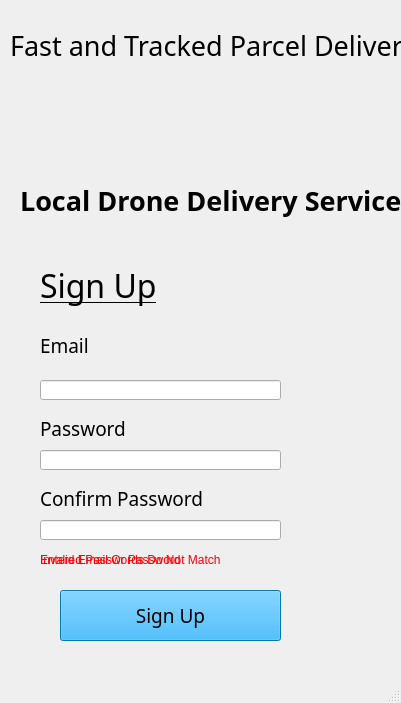
<?xml version="1.0" encoding="UTF-8"?>
<ui version="4.0">
 <class>SignUp</class>
 <widget class="QMainWindow" name="SignUp">
  <property name="geometry">
   <rect>
    <x>0</x>
    <y>0</y>
    <width>401</width>
    <height>703</height>
   </rect>
  </property>
  <property name="windowTitle">
   <string>MainWindow</string>
  </property>
  <property name="autoFillBackground">
   <bool>false</bool>
  </property>
  <property name="styleSheet">
   <string notr="true"/>
  </property>
  <widget class="QWidget" name="centralwidget">
   <property name="styleSheet">
    <string notr="true"/>
   </property>
   <widget class="QPushButton" name="signupButton">
    <property name="geometry">
     <rect>
      <x>60</x>
      <y>590</y>
      <width>221</width>
      <height>51</height>
     </rect>
    </property>
    <property name="palette">
     <palette>
      <active>
       <colorrole role="WindowText">
        <brush brushstyle="SolidPattern">
         <color alpha="255">
          <red>0</red>
          <green>0</green>
          <blue>0</blue>
         </color>
        </brush>
       </colorrole>
       <colorrole role="Button">
        <brush brushstyle="SolidPattern">
         <color alpha="255">
          <red>7</red>
          <green>168</green>
          <blue>255</blue>
         </color>
        </brush>
       </colorrole>
       <colorrole role="Light">
        <brush brushstyle="SolidPattern">
         <color alpha="255">
          <red>135</red>
          <green>213</green>
          <blue>255</blue>
         </color>
        </brush>
       </colorrole>
       <colorrole role="Midlight">
        <brush brushstyle="SolidPattern">
         <color alpha="255">
          <red>71</red>
          <green>190</green>
          <blue>255</blue>
         </color>
        </brush>
       </colorrole>
       <colorrole role="Dark">
        <brush brushstyle="SolidPattern">
         <color alpha="255">
          <red>3</red>
          <green>84</green>
          <blue>127</blue>
         </color>
        </brush>
       </colorrole>
       <colorrole role="Mid">
        <brush brushstyle="SolidPattern">
         <color alpha="255">
          <red>4</red>
          <green>112</green>
          <blue>170</blue>
         </color>
        </brush>
       </colorrole>
       <colorrole role="Text">
        <brush brushstyle="SolidPattern">
         <color alpha="255">
          <red>0</red>
          <green>0</green>
          <blue>0</blue>
         </color>
        </brush>
       </colorrole>
       <colorrole role="BrightText">
        <brush brushstyle="SolidPattern">
         <color alpha="255">
          <red>255</red>
          <green>255</green>
          <blue>255</blue>
         </color>
        </brush>
       </colorrole>
       <colorrole role="ButtonText">
        <brush brushstyle="SolidPattern">
         <color alpha="255">
          <red>0</red>
          <green>0</green>
          <blue>0</blue>
         </color>
        </brush>
       </colorrole>
       <colorrole role="Base">
        <brush brushstyle="SolidPattern">
         <color alpha="255">
          <red>255</red>
          <green>255</green>
          <blue>255</blue>
         </color>
        </brush>
       </colorrole>
       <colorrole role="Window">
        <brush brushstyle="SolidPattern">
         <color alpha="255">
          <red>7</red>
          <green>168</green>
          <blue>255</blue>
         </color>
        </brush>
       </colorrole>
       <colorrole role="Shadow">
        <brush brushstyle="SolidPattern">
         <color alpha="255">
          <red>0</red>
          <green>0</green>
          <blue>0</blue>
         </color>
        </brush>
       </colorrole>
       <colorrole role="AlternateBase">
        <brush brushstyle="SolidPattern">
         <color alpha="255">
          <red>131</red>
          <green>211</green>
          <blue>255</blue>
         </color>
        </brush>
       </colorrole>
       <colorrole role="ToolTipBase">
        <brush brushstyle="SolidPattern">
         <color alpha="255">
          <red>255</red>
          <green>255</green>
          <blue>220</blue>
         </color>
        </brush>
       </colorrole>
       <colorrole role="ToolTipText">
        <brush brushstyle="SolidPattern">
         <color alpha="255">
          <red>0</red>
          <green>0</green>
          <blue>0</blue>
         </color>
        </brush>
       </colorrole>
      </active>
      <inactive>
       <colorrole role="WindowText">
        <brush brushstyle="SolidPattern">
         <color alpha="255">
          <red>0</red>
          <green>0</green>
          <blue>0</blue>
         </color>
        </brush>
       </colorrole>
       <colorrole role="Button">
        <brush brushstyle="SolidPattern">
         <color alpha="255">
          <red>7</red>
          <green>168</green>
          <blue>255</blue>
         </color>
        </brush>
       </colorrole>
       <colorrole role="Light">
        <brush brushstyle="SolidPattern">
         <color alpha="255">
          <red>135</red>
          <green>213</green>
          <blue>255</blue>
         </color>
        </brush>
       </colorrole>
       <colorrole role="Midlight">
        <brush brushstyle="SolidPattern">
         <color alpha="255">
          <red>71</red>
          <green>190</green>
          <blue>255</blue>
         </color>
        </brush>
       </colorrole>
       <colorrole role="Dark">
        <brush brushstyle="SolidPattern">
         <color alpha="255">
          <red>3</red>
          <green>84</green>
          <blue>127</blue>
         </color>
        </brush>
       </colorrole>
       <colorrole role="Mid">
        <brush brushstyle="SolidPattern">
         <color alpha="255">
          <red>4</red>
          <green>112</green>
          <blue>170</blue>
         </color>
        </brush>
       </colorrole>
       <colorrole role="Text">
        <brush brushstyle="SolidPattern">
         <color alpha="255">
          <red>0</red>
          <green>0</green>
          <blue>0</blue>
         </color>
        </brush>
       </colorrole>
       <colorrole role="BrightText">
        <brush brushstyle="SolidPattern">
         <color alpha="255">
          <red>255</red>
          <green>255</green>
          <blue>255</blue>
         </color>
        </brush>
       </colorrole>
       <colorrole role="ButtonText">
        <brush brushstyle="SolidPattern">
         <color alpha="255">
          <red>0</red>
          <green>0</green>
          <blue>0</blue>
         </color>
        </brush>
       </colorrole>
       <colorrole role="Base">
        <brush brushstyle="SolidPattern">
         <color alpha="255">
          <red>255</red>
          <green>255</green>
          <blue>255</blue>
         </color>
        </brush>
       </colorrole>
       <colorrole role="Window">
        <brush brushstyle="SolidPattern">
         <color alpha="255">
          <red>7</red>
          <green>168</green>
          <blue>255</blue>
         </color>
        </brush>
       </colorrole>
       <colorrole role="Shadow">
        <brush brushstyle="SolidPattern">
         <color alpha="255">
          <red>0</red>
          <green>0</green>
          <blue>0</blue>
         </color>
        </brush>
       </colorrole>
       <colorrole role="AlternateBase">
        <brush brushstyle="SolidPattern">
         <color alpha="255">
          <red>131</red>
          <green>211</green>
          <blue>255</blue>
         </color>
        </brush>
       </colorrole>
       <colorrole role="ToolTipBase">
        <brush brushstyle="SolidPattern">
         <color alpha="255">
          <red>255</red>
          <green>255</green>
          <blue>220</blue>
         </color>
        </brush>
       </colorrole>
       <colorrole role="ToolTipText">
        <brush brushstyle="SolidPattern">
         <color alpha="255">
          <red>0</red>
          <green>0</green>
          <blue>0</blue>
         </color>
        </brush>
       </colorrole>
      </inactive>
      <disabled>
       <colorrole role="WindowText">
        <brush brushstyle="SolidPattern">
         <color alpha="255">
          <red>3</red>
          <green>84</green>
          <blue>127</blue>
         </color>
        </brush>
       </colorrole>
       <colorrole role="Button">
        <brush brushstyle="SolidPattern">
         <color alpha="255">
          <red>7</red>
          <green>168</green>
          <blue>255</blue>
         </color>
        </brush>
       </colorrole>
       <colorrole role="Light">
        <brush brushstyle="SolidPattern">
         <color alpha="255">
          <red>135</red>
          <green>213</green>
          <blue>255</blue>
         </color>
        </brush>
       </colorrole>
       <colorrole role="Midlight">
        <brush brushstyle="SolidPattern">
         <color alpha="255">
          <red>71</red>
          <green>190</green>
          <blue>255</blue>
         </color>
        </brush>
       </colorrole>
       <colorrole role="Dark">
        <brush brushstyle="SolidPattern">
         <color alpha="255">
          <red>3</red>
          <green>84</green>
          <blue>127</blue>
         </color>
        </brush>
       </colorrole>
       <colorrole role="Mid">
        <brush brushstyle="SolidPattern">
         <color alpha="255">
          <red>4</red>
          <green>112</green>
          <blue>170</blue>
         </color>
        </brush>
       </colorrole>
       <colorrole role="Text">
        <brush brushstyle="SolidPattern">
         <color alpha="255">
          <red>3</red>
          <green>84</green>
          <blue>127</blue>
         </color>
        </brush>
       </colorrole>
       <colorrole role="BrightText">
        <brush brushstyle="SolidPattern">
         <color alpha="255">
          <red>255</red>
          <green>255</green>
          <blue>255</blue>
         </color>
        </brush>
       </colorrole>
       <colorrole role="ButtonText">
        <brush brushstyle="SolidPattern">
         <color alpha="255">
          <red>3</red>
          <green>84</green>
          <blue>127</blue>
         </color>
        </brush>
       </colorrole>
       <colorrole role="Base">
        <brush brushstyle="SolidPattern">
         <color alpha="255">
          <red>7</red>
          <green>168</green>
          <blue>255</blue>
         </color>
        </brush>
       </colorrole>
       <colorrole role="Window">
        <brush brushstyle="SolidPattern">
         <color alpha="255">
          <red>7</red>
          <green>168</green>
          <blue>255</blue>
         </color>
        </brush>
       </colorrole>
       <colorrole role="Shadow">
        <brush brushstyle="SolidPattern">
         <color alpha="255">
          <red>0</red>
          <green>0</green>
          <blue>0</blue>
         </color>
        </brush>
       </colorrole>
       <colorrole role="AlternateBase">
        <brush brushstyle="SolidPattern">
         <color alpha="255">
          <red>7</red>
          <green>168</green>
          <blue>255</blue>
         </color>
        </brush>
       </colorrole>
       <colorrole role="ToolTipBase">
        <brush brushstyle="SolidPattern">
         <color alpha="255">
          <red>255</red>
          <green>255</green>
          <blue>220</blue>
         </color>
        </brush>
       </colorrole>
       <colorrole role="ToolTipText">
        <brush brushstyle="SolidPattern">
         <color alpha="255">
          <red>0</red>
          <green>0</green>
          <blue>0</blue>
         </color>
        </brush>
       </colorrole>
      </disabled>
     </palette>
    </property>
    <property name="font">
     <font>
      <family>Segoe UI Semilight</family>
      <pointsize>14</pointsize>
     </font>
    </property>
    <property name="acceptDrops">
     <bool>false</bool>
    </property>
    <property name="autoFillBackground">
     <bool>false</bool>
    </property>
    <property name="text">
     <string>Sign Up</string>
    </property>
   </widget>
   <widget class="QLabel" name="label">
    <property name="geometry">
     <rect>
      <x>40</x>
      <y>320</y>
      <width>181</width>
      <height>51</height>
     </rect>
    </property>
    <property name="font">
     <font>
      <family>Segoe UI Semilight</family>
      <pointsize>14</pointsize>
     </font>
    </property>
    <property name="text">
     <string>Email</string>
    </property>
   </widget>
   <widget class="QLabel" name="label_2">
    <property name="geometry">
     <rect>
      <x>40</x>
      <y>420</y>
      <width>131</width>
      <height>16</height>
     </rect>
    </property>
    <property name="font">
     <font>
      <family>Segoe UI Semilight</family>
      <pointsize>14</pointsize>
     </font>
    </property>
    <property name="text">
     <string>Password</string>
    </property>
   </widget>
   <widget class="QLabel" name="label_3">
    <property name="geometry">
     <rect>
      <x>10</x>
      <y>-10</y>
      <width>451</width>
      <height>111</height>
     </rect>
    </property>
    <property name="font">
     <font>
      <family>Segoe UI Semilight</family>
      <pointsize>20</pointsize>
      <weight>50</weight>
      <bold>false</bold>
     </font>
    </property>
    <property name="text">
     <string>Fast and Tracked Parcel Delivery</string>
    </property>
   </widget>
   <widget class="QLabel" name="label_4">
    <property name="geometry">
     <rect>
      <x>20</x>
      <y>170</y>
      <width>381</width>
      <height>61</height>
     </rect>
    </property>
    <property name="font">
     <font>
      <family>Segoe UI Semibold</family>
      <pointsize>20</pointsize>
      <weight>75</weight>
      <bold>true</bold>
     </font>
    </property>
    <property name="text">
     <string>Local Drone Delivery Service</string>
    </property>
   </widget>
   <widget class="QLineEdit" name="enterPassword">
    <property name="geometry">
     <rect>
      <x>40</x>
      <y>450</y>
      <width>241</width>
      <height>20</height>
     </rect>
    </property>
   </widget>
   <widget class="QLineEdit" name="enterEmail">
    <property name="geometry">
     <rect>
      <x>40</x>
      <y>380</y>
      <width>241</width>
      <height>20</height>
     </rect>
    </property>
   </widget>
   <widget class="QLabel" name="label_5">
    <property name="geometry">
     <rect>
      <x>130</x>
      <y>60</y>
      <width>121</width>
      <height>141</height>
     </rect>
    </property>
    <property name="text">
     <string/>
    </property>
    <property name="pixmap">
     <pixmap>Vector.png</pixmap>
    </property>
   </widget>
   <widget class="QLabel" name="label_7">
    <property name="geometry">
     <rect>
      <x>40</x>
      <y>260</y>
      <width>181</width>
      <height>51</height>
     </rect>
    </property>
    <property name="font">
     <font>
      <family>Segoe UI Semilight</family>
      <pointsize>24</pointsize>
      <underline>true</underline>
     </font>
    </property>
    <property name="text">
     <string>Sign Up</string>
    </property>
   </widget>
   <widget class="QLineEdit" name="enterConfirmPassword">
    <property name="geometry">
     <rect>
      <x>40</x>
      <y>520</y>
      <width>241</width>
      <height>20</height>
     </rect>
    </property>
   </widget>
   <widget class="QLabel" name="label_6">
    <property name="geometry">
     <rect>
      <x>40</x>
      <y>490</y>
      <width>181</width>
      <height>16</height>
     </rect>
    </property>
    <property name="font">
     <font>
      <family>Segoe UI Semilight</family>
      <pointsize>14</pointsize>
     </font>
    </property>
    <property name="text">
     <string>Confirm Password</string>
    </property>
   </widget>
   <widget class="QLabel" name="invalidEmailOrPassword">
    <property name="geometry">
     <rect>
      <x>40</x>
      <y>550</y>
      <width>141</width>
      <height>20</height>
     </rect>
    </property>
    <property name="styleSheet">
     <string notr="true">color:rgb(255,0,0)</string>
    </property>
    <property name="text">
     <string>Invalid Email Or Password</string>
    </property>
   </widget>
   <widget class="QLabel" name="passwordsDontMatch">
    <property name="geometry">
     <rect>
      <x>40</x>
      <y>550</y>
      <width>231</width>
      <height>20</height>
     </rect>
    </property>
    <property name="styleSheet">
     <string notr="true">color:rgb(255,0,0)</string>
    </property>
    <property name="text">
     <string>Entered Passwords Do Not Match</string>
    </property>
   </widget>
  </widget>
  <widget class="QMenuBar" name="menubar">
   <property name="geometry">
    <rect>
     <x>0</x>
     <y>0</y>
     <width>401</width>
     <height>21</height>
    </rect>
   </property>
  </widget>
  <widget class="QStatusBar" name="statusbar"/>
 </widget>
 <resources/>
 <connections/>
</ui>
